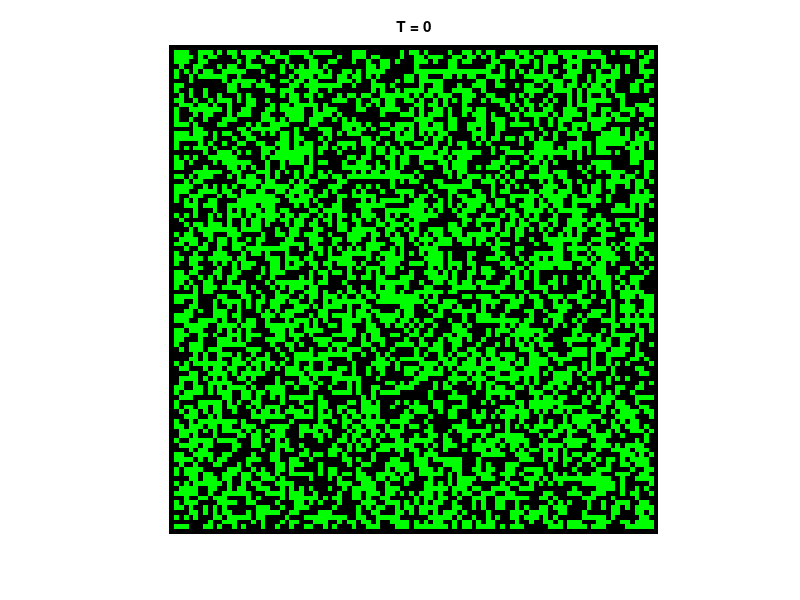

This figure's MATLAB source: (Note: this script raises an error after producing the figure.)
% 元胞自动机 
% 森林火灾模型规则:
% (1) 正在燃烧的树变成空格位;
% (2) 如果绿树格位的最近邻居中有一个树在燃烧, 则它依概率 q 变成正在燃烧的树;
% (3) 在空格位, 树以概率 p 生长;
% (4) 在最近的邻居中没有正在燃烧的树的情况下树在每一时步以概率 f (闪电) 变为正在燃烧的树.
% S == 2 燃烧
% S == 1 绿树
% S == 0 空地
clear, clc, close all;%清空工作区变量 清空命令窗口 关闭所有图形窗口
figure;%打开一个新的图像窗口
p = 0.00001;%长树
q = 0.7;%邻居点燃
f = 0.005;%闪电自燃
M = 100;	% 森林边长
rng('default');%把随机数生成器恢复到默认状态。如果只写这一句，那么每次运行结果都一样。
rng('shuffle');%用当前时间重新设置随机种子。如果写这一句，那么每次运行结果都不同。
S = randi([0, 1], M);	% 随机初始化森林状态 生成一个 100×100 的随机整数矩阵，每个元素只能是0or1
Sk = zeros(M + 2);%建立了一个102*102的全零矩阵
Sk(2 : M + 1, 2 : M + 1) = S;	% 加边开始的森林初值 这是为了使边界上的元胞使用一样的判定规则
%把原来的 100×100 森林 S 放到中间
% 红色表示正在燃烧(S中等于2的位置) 
% 绿色表示绿树(S中等于1的位置) 
% 黑色表示空格位(S中等于0的位置)
C = zeros(M + 2, M + 2, 3);%创建一个 102 × 102 × 3 的三维数组 三层图像
R = zeros(M);%把绿树位置在绿色通道里设为 1
G = zeros(M);%先创建两个 100 × 100 的矩阵 红色绿色通道
R(S == 2) = 1;%把 S 中燃烧状态的位置，在红色通道里设为 1
G(S == 1) = 1;
C(2 : M + 1, 2 : M + 1, 1) = R;   %红色图层 把红色通道 R 填进图像 C 的第 1 层（红色层）中间区域
C(2 : M + 1, 2 : M + 1, 2) = G;   %绿色图层 把绿色通道 G 填进图像 C 的第 2 层（绿色层）中间区域
Ci = imshow(C, 'InitialMagnification', 'fit');%把图像 C 显示出来
%'InitialMagnification', 'fit'表示自动缩放，让整个图像正好适应窗口
tp = title('T = 0');	% 时间记录 给图像加标题，初始时间是 T = 0
% 在循环前添加
videoObj = VideoWriter('forest_fire.avi'); %创建一个视频对象，准备输出成 forest_fire.avi
videoObj.FrameRate = 10; % 设置帧率 每秒 10 帧
open(videoObj);%正式打开这个视频文件，后面才能往里面写帧
for ti = 1 : 100
	%% (1)
	St = Sk;	% St表示t时刻的森林情况 先把当前旧状态 Sk 复制给下一时刻新状态 St
    %因为更新时不能边扫边改旧状态，不然前面改掉的会影响后面判断
	St(Sk == 2) = 0;%把所有旧状态里"燃烧的树"变成空地

	%% (2)被燃烧
	Su = zeros(M + 2);%新建一个 102 × 102 矩阵 Su，后面用来记录"每个格子周围有几个燃烧邻居"
	Sf = Sk;	%复制旧状态 Sf表示模拟着火的过程
	Sf(Sf < 1.5) = 0;	% 只留下着火点
	Sf = Sf / 2;	% 着火点变为1, 此处Sf只有着火和空格两种 让 Sf 变成一个"燃烧点指示矩阵"
	% 平移后八个方向叠加, 记录下Su周围八个点, 有多少个在燃烧
	Su(2 : M + 1, 2 : M + 1) = ( ...
		  Sf(1 : M, 1 : M)		   + Sf(1 : M, 2 : M + 1) ...
		+ Sf(1 : M, 3 : M + 2)	   + Sf(2 : M + 1, 1 : M) ...
		+ Sf(2 : M + 1, 3 : M + 2) + Sf(3 : M + 2, 1 : M) ...
		+ Sf(3 : M + 2, 2 : M + 1) + Sf(3 : M + 2, 3 : M + 2) ...
	) .* Sk(2 : M + 1, 2 : M + 1);%把燃烧矩阵往不同方向错开，再叠加
    %求和得到：每个内部格子周围有多少个邻居在燃烧 逐元素乘当前状态 找"有燃烧邻居且本身不是空地"的位置。
	d = find(Su > 0.5);%"周围有燃烧邻居、并且当前位置可能是树"的格子
	d_len = length(d);%统计这些位置有多少个
	r = rand(d_len, 1);%给这些位置各生成一个随机数，用来决定是否被点燃
	Su(d) = round(2 * (r <= q) + (r > q));%这些候选格子被赋成：2点燃成功or1还是树
%所以 Su 其实被构造成一个"更新掩码"：•	若某位置应该点燃 → Su=2 •	若某位置不变 → Su=1
	St = St .* Su;	% Sf -> St着火, 空白, 树 把"有邻居燃烧导致的点火"一次性批量完成

	%% (3)长树
    % 将森林的空白处变为1, 其他地方为0
	Se = Sk(2 : M + 1, 2 : M + 1);%取旧状态
	Se(Se < 0.5) = 4;	% 空白地方赋值为4
	Se(Se < 3) = 0;	% 有树和着火赋值为0
	Se(Se > 3) = 1;	% 空白地方赋值为1
	% 长树, 更新t时刻的森林St
	St(2 : M + 1, 2 : M + 1) = St(2 : M + 1, 2 : M + 1) + Se .* (rand(M) < p);
    %只有原来是空地的位置，才有机会乘出 1 加到st上长树

	%% (4)周围没有燃烧的树，自然着火的树
	Ss = zeros(M + 2);
    Ss(sk==2)=1;
    %把旧状态中所有燃烧点标成 1，其余为 0。这样 Ss 就是"燃烧点分布图"
	% 平移后八个方向叠加, 记录下Ss周围八个点, 有多少个树在燃烧
	Ss(2 : M + 1, 2 : M + 1) = ...
		  Ss(1 : M, 1 : M)		   + Ss(1 : M, 2 : M + 1) ...
		+ Ss(1 : M, 3 : M + 2)	   + Ss(2 : M + 1, 1 : M) ...
		+ Ss(2 : M + 1, 3 : M + 2) + Ss(3 : M + 2, 1 : M) ...
		+ Ss(3 : M + 2, 2 : M + 1) + Ss(3 : M + 2, 3 : M + 2);
    %为了判断"周围有没有燃烧邻居"
	Ss(Ss > 0.5) = 1;
	Ss(Ss < 0.5) = 0;%只要周围有至少一个燃烧邻居，就设成 1
	d = find(Ss == 0 & St == 1); %周围没有燃烧的树（Ss == 0)，目前还绿着（St == 1)
	d_len = length(d);%统计数量
	r = rand(d_len, 1);%为这些树生成随机数，决定是否闪电自燃
	St(d) = round(2 * (r <= f) + (r > f)); %以一定概率自燃

	%% 更新t时刻的森林St
	Sk = St;
	R = zeros(M + 2);
	G = zeros(M + 2);%新建与 Sk 同大小的红色、绿色通道
	R(Sk == 2) = 1;
	G(Sk == 1) = 1;
	C(:, :, 1) = R;
	C(:, :, 2) = G;%把红色、绿色通道写进图像 C
	set(Ci, 'CData', C);%更新已有图像对象 Ci 的内容为当前图像 C
	set(tp, 'string', ['T = ', num2str(ti)]);%把标题更新成当前时间步
	pause(0.01);
    % 在循环内添加（放在set(tp...)之后）
    frame = getframe(gcf);
    writeVideo(videoObj, frame);%抓取当前帧并写入视频
end
% % 在循环结束后添加
close(videoObj);%正式结束写入，把视频文件封口保存
